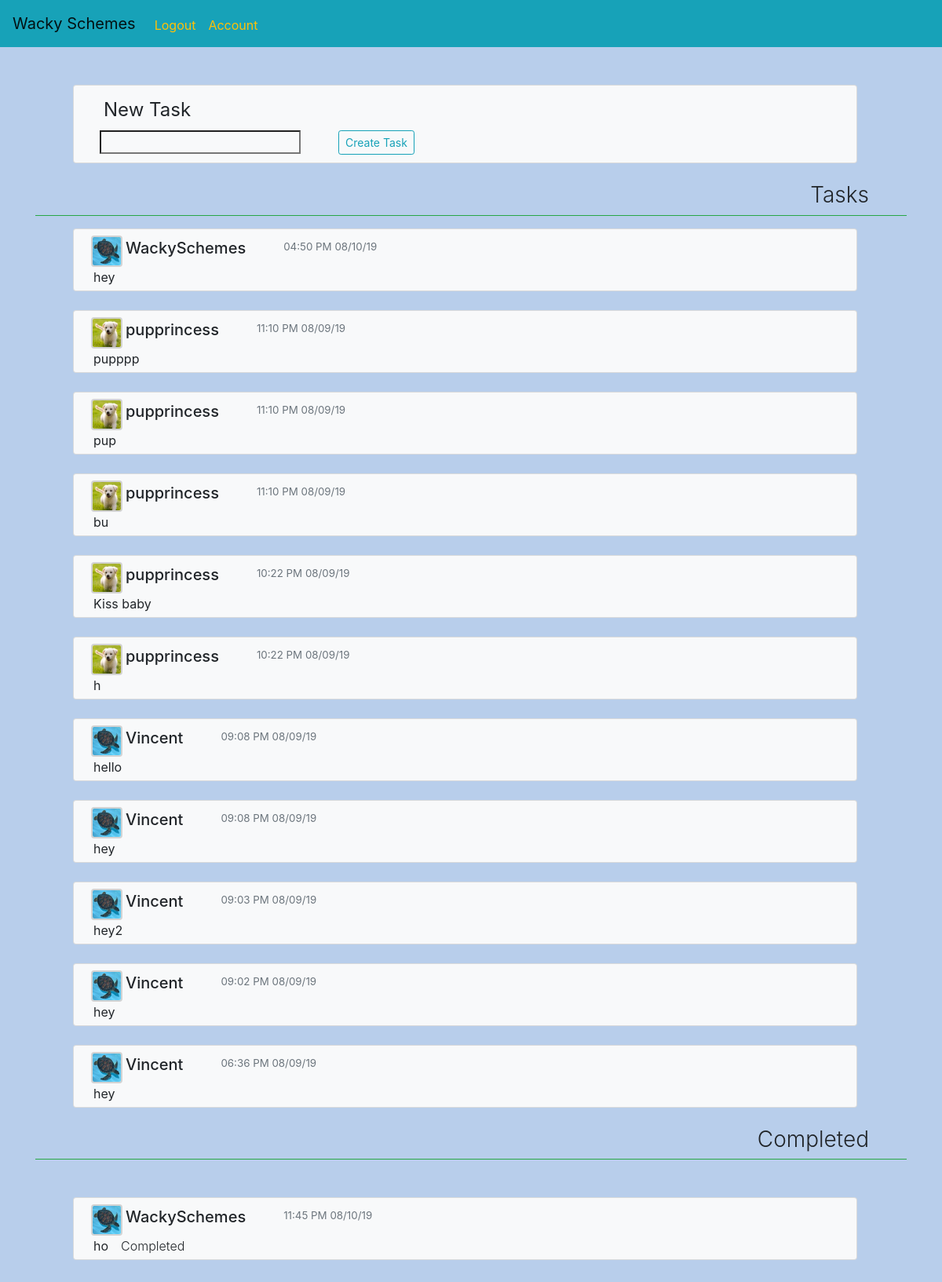
Page / (signed in) on the committed database.
### mainapp/models.py (models this page shows, shortened)
class Post(db.Model):
    id = db.Column(db.Integer, primary_key=True)
    title = db.Column(db.String(100), nullable=False)
    content = db.Column(db.String(500), nullable=False)
    user_id = db.Column(db.Integer, db.ForeignKey('user.id'), nullable=False)
    date_posted = db.Column(db.DateTime, nullable=False, default=datetime.utcnow)
    comments = db.relationship('Comment', backref='comments', lazy=True)

class User(db.Model, UserMixin):
    id = db.Column(db.Integer, primary_key=True)
    username = db.Column(db.String(20), unique=True, nullable=False )
    email = db.Column(db.String(120), unique=True, nullable=False)
    password = db.Column(db.String(60), nullable=False)
    image_file = db.Column(db.String(20), nullable=False, default='dflt.jpg')
    posts = db.relationship('Post', backref='author', lazy=True)
    comments = db.relationship('Comment', backref='comment', lazy=True)

### mainapp/routes.py (the view, shortened to what this page needs)
@app.route('/', methods=['GET', 'POST'])
def home():
    title = 'Hello'
    localtimes = []
    if current_user.is_authenticated:
        title = "Hello  " + str(current_user.username)
        tasks=Post.query.filter(Post.user_id != current_user.id).all()
    else:
        tasks = []
    if tasks:
        for task in tasks:
            localtimes.append(datetime_from_utc_to_local(task.date_posted))
    comment = CommentForm()
    form = CreateTask()
    return render_template('home.html', title=title, tasks=tasks, form=form,comment=comment, localtimes=localtimes)

### mainapp/forms.py
class CommentForm(FlaskForm):
    content = StringField('Content', validators=[])
    submit = SubmitField('Post Comment')

class CreateTask(FlaskForm):
    title = StringField('Title', validators=[DataRequired(), Length(max=100)])
    content = StringField('Content', validators=[])
    submit = SubmitField('Create Task')

### mainapp/models.py (called while the page is built)
@login_manager.user_loader
def load_user(user_id):
    return User.query.get(int(user_id))

### mainapp/routes.py (called while the page is built)
def datetime_from_utc_to_local(utc_datetime):
    now_timestamp = time.time()
    offset = datetime.fromtimestamp(now_timestamp) - datetime.utcfromtimestamp(now_timestamp)
    return utc_datetime + offset

### mainapp/templates/home.html (shortened to what this page needs)
{%extends 'layout.html'%}
{%block content%}
<div class="card ml-5 bg-light mb-4 " style="width:90%; height:100px">
  <div class="card-body" style="margin-left: -30px; margin-top:-7px;">
    <legend class="ml-5">New Task</legend>
    <div class="row">
    <ul style="list-style-type:none; display:flex; flex-direction: row;">
    <form class="" action="" method="post">
      <div class="row ml-2">
      <li class="font-weight-normal">
            {%if form.title.errors%}
            {{form.title(class="form-control form-control is-invalid")}}
            <div class="invalid-feedback">
              {%for error in form.title.errors%}
                <span>{{error}}</span>
              {%endfor%}
            {%else%}
          {{form.title(class="", style="background: inherit;")}}
          {%endif%}
        </li>
      <li class="ml-5">
        {{form.submit(class="btn btn-sm btn-outline-info")}}
      </li>
    </div>
    </form>
    </ul>
    </div>
  </div>
</div>
<div class="">
<div id="tasks" class="mb-4">
<div class="border-bottom border-success mb-3">
  <h3 class="font-weight-light text-right mr-5">Tasks</h3>
</div>
{%for task in tasks | reverse %}
{% if task.content != 'Completed' %}
{% include 'singlepost.html' %}
{% endif %}
{%endfor%}
</div>
<div id="tasks" class="">
<div class="border-bottom border-success mb-5">
  <h3 class="font-weight-light text-right mr-5">Completed</h3>
  </div>
  {%for task in tasks | reverse %}
  {% if task.content == 'Completed' %}
  {% include 'singlepost.html' %}
  {% endif %}
  {%endfor%}
  </div>
</div>
</div>
{%endblock content%}

### mainapp/templates/singlepost.html (shortened to what this page needs)
<div class="card ml-5 bg-light mb-4" id='tasksection{{task.id}}'style="width:90%; height:80px">
  <div class="card-body" style="margin-left: -30px; margin-top:-7px;">
    <div class="row ml-2" style="margin-top: -5px;">
      <img src="{{url_for('static', filename='pfps/'+task.author.image_file)}}" class="ml-4" style="border: 2px solid lightgrey; border-radius:10%; width:40px; height: 40px;" alt="">
    <h5 class="ml-1 mt-1"><a style="color:inherit; text-decoration:none;"href="{{url_for('account', account_id=task.author.id)}}">{{task.author.username}}</a></h5>
    <p class="text-muted ml-5" style="font-size:10pt; margin-top: 5px;">{{localtimes[tasks.index(task)].strftime('%I:%M %p %x')}}</p>
  </div>
    <div class="row">
    <ul style="list-style-type:none; display:flex; flex-direction: row;">
      <li class="font-weight-normal"><a href="{{url_for('post', post_id=task.id)}}" style="color:inherit; text-decoration:none;">{{task.title}}</a></li>
      <li class="font-weight-light ml-3" id='content{{task.id}}'>{{task.content}}</li>
    </ul>
  </div>
  </div>
</div>

### mainapp/templates/layout.html (style rules this page uses)
body { background: rgba(111, 156, 215, 0.49); }

### mainapp/templates/home.html (style rules this page uses)
.card-body ul li { margin-left: 10px; }

### rows in the picture
Post: image_file (picture), author.username "WackySchemes", localtimes "04:50 PM 08/10/19", title "hey"
Post: image_file (picture), author.username "pupprincess", localtimes "11:10 PM 08/09/19", title "pupppp"
Post: {{ task.id }} 9 (drawn), image_file (picture), author.username "pupprincess", localtimes "11:10 PM 08/09/19", title "pup"
Post: {{ task.id }} 8 (drawn), image_file (picture), author.username "pupprincess", localtimes "11:10 PM 08/09/19", title "bu"
Post: image_file (picture), author.username "pupprincess", localtimes "10:22 PM 08/09/19", title "Kiss baby"
Post: image_file (picture), author.username "pupprincess", localtimes "10:22 PM 08/09/19", title "h"
Post: image_file (picture), author.username "Vincent", localtimes "09:08 PM 08/09/19", title "hello"
Post: image_file (picture), author.username "Vincent", localtimes "09:08 PM 08/09/19", title "hey"
Post: image_file (picture), author.username "Vincent", localtimes "09:03 PM 08/09/19", title "hey2"
Post: image_file (picture), author.username "Vincent", localtimes "09:02 PM 08/09/19", title "hey"
Post: image_file (picture), author.username "Vincent", localtimes "06:36 PM 08/09/19", title "hey"
Post: image_file (picture), author.username "WackySchemes", localtimes "11:45 PM 08/10/19", title "ho", content "Completed"
